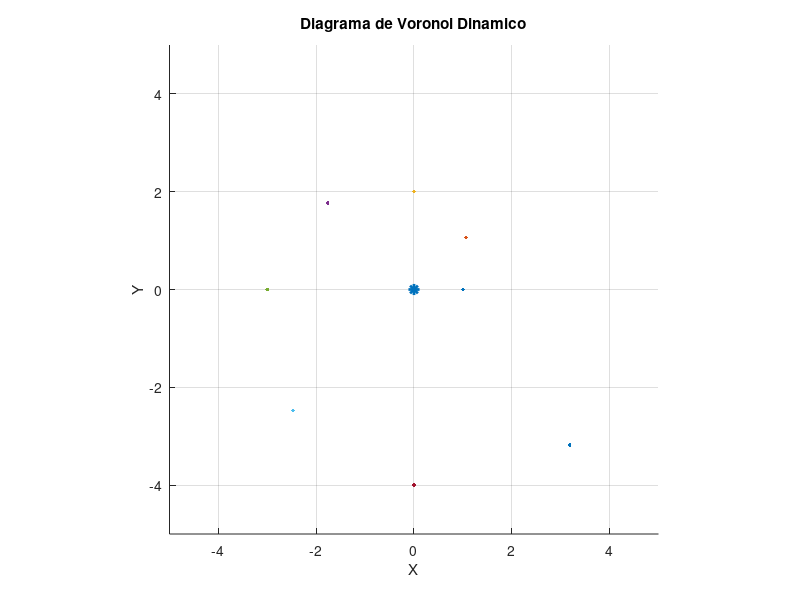

MATLAB code for this plot: (Note: this script raises an error after producing the figure.)

central_point = [0, 0];
num_points = 8;
padding = 0.5;

radii = [1, 1.5, 2, 2.5, 3, 3.5, 4, 4.5]; % 
speeds = [0.05, 0.15, 0.065, 0.03, 0.07, 0.04, 0.08, 0.01]; % Velocidad angular
angles = linspace(0, 2 * pi, num_points + 1);
angles(end) = [];

points_data = struct('radius', num2cell(radii), 'speed', num2cell(speeds), 'angle', num2cell(angles));

% Colores, incluye el punto central
colors = lines(num_points + 1);

min_x = -max(radii);
min_y = -max(radii);
max_x = max(radii);
max_y = max(radii);
box = [min_x - padding, min_y - padding;
           max_x + padding, min_y - padding;
           max_x + padding, max_y + padding;
           min_x - padding, max_y + padding];

figure;
hold on;
axis equal;
axis([ min_x - padding max_x+padding min_y-padding max_y+padding]);
grid on;
title('Diagrama de Voronoi Dinamico');
xlabel('X');
ylabel('Y');

central_marker = plot(central_point(1), central_point(2), '*', 'MarkerSize', 8, 'LineWidth', 2);
points = arrayfun(@(i) plot(nan, nan, '.', 'MarkerSize', 8, 'Color', colors(i, :)), 1:num_points);

voronoi_handle = [];

num_frames = 360;

for frame = 1:num_frames
    x_positions = zeros(num_points + 1, 1);
    y_positions = zeros(num_points + 1, 1);
    x_positions(1) = central_point(1);
    y_positions(1) = central_point(2);

    for i = 1:num_points
        x = central_point(1) + points_data(i).radius * cos(points_data(i).angle);
        y = central_point(2) + points_data(i).radius * sin(points_data(i).angle);

        set(points(i), 'XData', x, 'YData', y);

        points_data(i).angle = points_data(i).angle + points_data(i).speed;

        x_positions(i + 1) = x;
        y_positions(i + 1) = y;
    end

    if ~isempty(voronoi_handle)
        delete(voronoi_handle);
    end
    voronoi_handle = voronoiDiagram(x_positions, y_positions, box);
    drawnow;
end
